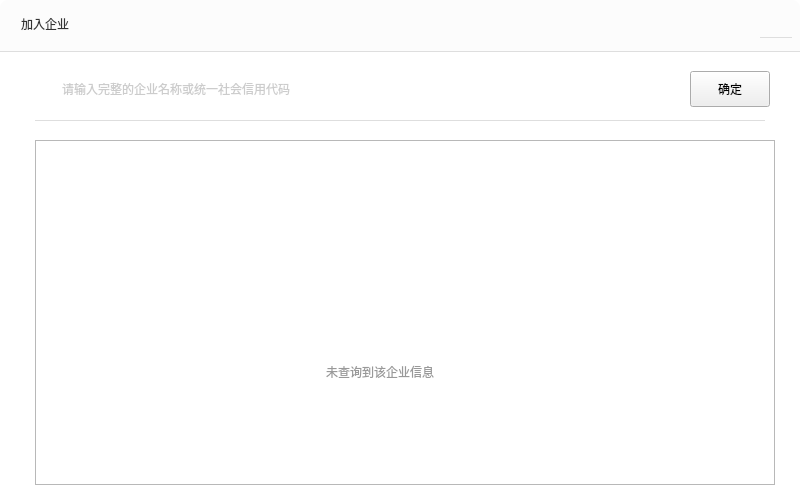
<?xml version="1.0" encoding="UTF-8"?>
<ui version="4.0">
 <class>JoinEntWidget</class>
 <widget class="QWidget" name="JoinEntWidget">
  <property name="geometry">
   <rect>
    <x>0</x>
    <y>0</y>
    <width>800</width>
    <height>500</height>
   </rect>
  </property>
  <property name="sizePolicy">
   <sizepolicy hsizetype="Fixed" vsizetype="Fixed">
    <horstretch>0</horstretch>
    <verstretch>0</verstretch>
   </sizepolicy>
  </property>
  <property name="minimumSize">
   <size>
    <width>800</width>
    <height>500</height>
   </size>
  </property>
  <property name="maximumSize">
   <size>
    <width>800</width>
    <height>500</height>
   </size>
  </property>
  <property name="windowTitle">
   <string>JoinEntWidget</string>
  </property>
  <property name="styleSheet">
   <string notr="true">QWidget#JoinEntWidget{background-color: rgb(255, 255, 255);border-radius:8px;}</string>
  </property>
  <widget class="QLineEdit" name="lineEdit">
   <property name="geometry">
    <rect>
     <x>30</x>
     <y>71</y>
     <width>640</width>
     <height>36</height>
    </rect>
   </property>
   <property name="sizePolicy">
    <sizepolicy hsizetype="Fixed" vsizetype="Fixed">
     <horstretch>0</horstretch>
     <verstretch>0</verstretch>
    </sizepolicy>
   </property>
   <property name="minimumSize">
    <size>
     <width>640</width>
     <height>36</height>
    </size>
   </property>
   <property name="maximumSize">
    <size>
     <width>640</width>
     <height>36</height>
    </size>
   </property>
   <property name="focusPolicy">
    <enum>Qt::ClickFocus</enum>
   </property>
   <property name="styleSheet">
    <string notr="true">QLineEdit{border-radius:0px;
border-image: url(:/EntCenterWidget/image/search_nor.png);padding-left:30px;font: 14px &quot;微软雅黑&quot;;color:rgb(153,153,153);}
QLineEdit:hover,pressed{border-radius:0px;
border-image: url(:/EntCenterWidget/image/search_sel.png);}
QLineEdit:focus{border-radius:0px;
border-image: url(:/EntCenterWidget/image/search_sel.png);}</string>
   </property>
   <property name="placeholderText">
    <string>请输入完整的企业名称或统一社会信用代码</string>
   </property>
  </widget>
  <widget class="QWidget" name="TopWidget" native="true">
   <property name="geometry">
    <rect>
     <x>0</x>
     <y>0</y>
     <width>800</width>
     <height>52</height>
    </rect>
   </property>
   <property name="sizePolicy">
    <sizepolicy hsizetype="Fixed" vsizetype="Fixed">
     <horstretch>0</horstretch>
     <verstretch>0</verstretch>
    </sizepolicy>
   </property>
   <property name="minimumSize">
    <size>
     <width>800</width>
     <height>52</height>
    </size>
   </property>
   <property name="maximumSize">
    <size>
     <width>800</width>
     <height>52</height>
    </size>
   </property>
   <property name="styleSheet">
    <string notr="true">background-color: rgb(252, 252, 252);
border-bottom:1px solid rgb(222, 222, 222);
border-top-right-radius:8px;
border-top-left-radius:8px;</string>
   </property>
   <widget class="QLabel" name="labelTitle">
    <property name="geometry">
     <rect>
      <x>21</x>
      <y>15</y>
      <width>80</width>
      <height>18</height>
     </rect>
    </property>
    <property name="sizePolicy">
     <sizepolicy hsizetype="Fixed" vsizetype="Fixed">
      <horstretch>0</horstretch>
      <verstretch>0</verstretch>
     </sizepolicy>
    </property>
    <property name="minimumSize">
     <size>
      <width>80</width>
      <height>18</height>
     </size>
    </property>
    <property name="maximumSize">
     <size>
      <width>80</width>
      <height>18</height>
     </size>
    </property>
    <property name="styleSheet">
     <string notr="true">font: 16px &quot;微软雅黑&quot;;
color: rgb(51, 51, 51);
border-bottom:0px;</string>
    </property>
    <property name="text">
     <string>加入企业</string>
    </property>
   </widget>
   <widget class="QPushButton" name="closeButton">
    <property name="geometry">
     <rect>
      <x>760</x>
      <y>10</y>
      <width>32</width>
      <height>28</height>
     </rect>
    </property>
    <property name="sizePolicy">
     <sizepolicy hsizetype="Fixed" vsizetype="Fixed">
      <horstretch>0</horstretch>
      <verstretch>0</verstretch>
     </sizepolicy>
    </property>
    <property name="minimumSize">
     <size>
      <width>32</width>
      <height>28</height>
     </size>
    </property>
    <property name="maximumSize">
     <size>
      <width>32</width>
      <height>28</height>
     </size>
    </property>
    <property name="styleSheet">
     <string notr="true">QPushButton{border-image: url(:/EntCenterWidget/image/close.png);}
QPushButton:hover,pressed{border-image: url(:/EntCenterWidget/image/close_sel.png);};</string>
    </property>
    <property name="text">
     <string/>
    </property>
   </widget>
  </widget>
  <widget class="QPushButton" name="searchButton">
   <property name="geometry">
    <rect>
     <x>690</x>
     <y>71</y>
     <width>80</width>
     <height>36</height>
    </rect>
   </property>
   <property name="sizePolicy">
    <sizepolicy hsizetype="Fixed" vsizetype="Fixed">
     <horstretch>0</horstretch>
     <verstretch>0</verstretch>
    </sizepolicy>
   </property>
   <property name="minimumSize">
    <size>
     <width>80</width>
     <height>36</height>
    </size>
   </property>
   <property name="maximumSize">
    <size>
     <width>80</width>
     <height>36</height>
    </size>
   </property>
   <property name="styleSheet">
    <string notr="true">QPushButton{background-color:qlineargradient(spread:pad, x1:0, y1:0, x2:1, y2:0, stop:0 rgba(2, 164, 253, 1), stop:1 rgba(31, 139, 237, 1));border-radius:4px;font: 14px &quot;微软雅黑&quot;;color:rgba(255, 255, 255, 1);}
			QPushButton:hover,pressed{ background-color: qlineargradient(spread:pad, x1:0, y1:0, x2:0, y2:1, stop:0 rgba(40, 178, 253, 1),stop:1 rgba(64, 156, 240, 1));
		  border-radius:4px;font: 14px &quot;微软雅黑&quot;;color:rgba(255, 255, 255, 1);}
QPushButton:disabled{ background-color:rgba(200,200,200,1);border-radius:4px;};</string>
   </property>
   <property name="text">
    <string>确定</string>
   </property>
  </widget>
  <widget class="QLabel" name="labelNoContent">
   <property name="geometry">
    <rect>
     <x>170</x>
     <y>180</y>
     <width>420</width>
     <height>261</height>
    </rect>
   </property>
   <property name="sizePolicy">
    <sizepolicy hsizetype="Fixed" vsizetype="Fixed">
     <horstretch>0</horstretch>
     <verstretch>0</verstretch>
    </sizepolicy>
   </property>
   <property name="minimumSize">
    <size>
     <width>420</width>
     <height>261</height>
    </size>
   </property>
   <property name="maximumSize">
    <size>
     <width>420</width>
     <height>261</height>
    </size>
   </property>
   <property name="styleSheet">
    <string notr="true">border-image: url(:/EntCenterWidget/image/noContent.png);</string>
   </property>
   <property name="text">
    <string/>
   </property>
  </widget>
  <widget class="QListWidget" name="listWidget">
   <property name="geometry">
    <rect>
     <x>35</x>
     <y>140</y>
     <width>740</width>
     <height>345</height>
    </rect>
   </property>
   <property name="minimumSize">
    <size>
     <width>740</width>
     <height>345</height>
    </size>
   </property>
   <property name="maximumSize">
    <size>
     <width>740</width>
     <height>345</height>
    </size>
   </property>
   <property name="styleSheet">
    <string notr="true">QListWidget{border-bottom-left-radius:0px;}
QListWidget::Item{background:rgb(255,255,255);}
QScrollBar::vertical{width:8px;background:rgba(0,0,0,0%);margin:0px,0px,0px,0px;}QScrollBar::handle:vertical{width:8px;background:rgba(0,0,0,25%); border-radius:4px;min-height:20;}QScrollBar::handle:vertical:hover{width:8px;background:rgba(0,0,0,50%); border-radius:4px;min-height:20;}QScrollBar::add-line:vertical{height:9px;width:8px;border-image:url(:/images/a/3.png);subcontrol-position:bottom;}QScrollBar::sub-line:vertical{height:9px;width:8px;border-image:url(:/images/a/1.png);subcontrol-position:top;}QScrollBar::add-page:vertical,QScrollBar::sub-page:vertical{background:rgba(0,0,0,10%);border-radius:4px;};</string>
   </property>
  </widget>
  <widget class="QLabel" name="labelSpace">
   <property name="geometry">
    <rect>
     <x>35</x>
     <y>120</y>
     <width>730</width>
     <height>1</height>
    </rect>
   </property>
   <property name="sizePolicy">
    <sizepolicy hsizetype="Fixed" vsizetype="Fixed">
     <horstretch>0</horstretch>
     <verstretch>0</verstretch>
    </sizepolicy>
   </property>
   <property name="minimumSize">
    <size>
     <width>730</width>
     <height>1</height>
    </size>
   </property>
   <property name="maximumSize">
    <size>
     <width>730</width>
     <height>1</height>
    </size>
   </property>
   <property name="styleSheet">
    <string notr="true">background-color: rgb(222, 222, 222);</string>
   </property>
   <property name="text">
    <string/>
   </property>
  </widget>
  <widget class="QWidget" name="noEntWidget" native="true">
   <property name="geometry">
    <rect>
     <x>170</x>
     <y>180</y>
     <width>420</width>
     <height>261</height>
    </rect>
   </property>
   <property name="sizePolicy">
    <sizepolicy hsizetype="Fixed" vsizetype="Fixed">
     <horstretch>0</horstretch>
     <verstretch>0</verstretch>
    </sizepolicy>
   </property>
   <property name="minimumSize">
    <size>
     <width>420</width>
     <height>261</height>
    </size>
   </property>
   <property name="maximumSize">
    <size>
     <width>420</width>
     <height>261</height>
    </size>
   </property>
   <layout class="QVBoxLayout" name="verticalLayout_2">
    <item>
     <spacer name="verticalSpacer">
      <property name="orientation">
       <enum>Qt::Vertical</enum>
      </property>
      <property name="sizeHint" stdset="0">
       <size>
        <width>20</width>
        <height>40</height>
       </size>
      </property>
     </spacer>
    </item>
    <item>
     <layout class="QHBoxLayout" name="horizontalLayout">
      <item>
       <spacer name="horizontalSpacer">
        <property name="orientation">
         <enum>Qt::Horizontal</enum>
        </property>
        <property name="sizeHint" stdset="0">
         <size>
          <width>40</width>
          <height>20</height>
         </size>
        </property>
       </spacer>
      </item>
      <item>
       <layout class="QVBoxLayout" name="verticalLayout">
        <item>
         <widget class="QLabel" name="label">
          <property name="sizePolicy">
           <sizepolicy hsizetype="Fixed" vsizetype="Fixed">
            <horstretch>0</horstretch>
            <verstretch>0</verstretch>
           </sizepolicy>
          </property>
          <property name="minimumSize">
           <size>
            <width>170</width>
            <height>116</height>
           </size>
          </property>
          <property name="maximumSize">
           <size>
            <width>170</width>
            <height>116</height>
           </size>
          </property>
          <property name="styleSheet">
           <string notr="true">border-image: url(:/EntCenterWidget/image/no_ent.png);</string>
          </property>
          <property name="text">
           <string/>
          </property>
         </widget>
        </item>
        <item>
         <widget class="QLabel" name="label_2">
          <property name="sizePolicy">
           <sizepolicy hsizetype="Preferred" vsizetype="Fixed">
            <horstretch>0</horstretch>
            <verstretch>0</verstretch>
           </sizepolicy>
          </property>
          <property name="minimumSize">
           <size>
            <width>0</width>
            <height>15</height>
           </size>
          </property>
          <property name="maximumSize">
           <size>
            <width>16777215</width>
            <height>15</height>
           </size>
          </property>
          <property name="styleSheet">
           <string notr="true">font: 14px &quot;微软雅黑&quot;;
color: #999999;
border-bottom:0px;</string>
          </property>
          <property name="text">
           <string>未查询到该企业信息</string>
          </property>
          <property name="alignment">
           <set>Qt::AlignCenter</set>
          </property>
         </widget>
        </item>
       </layout>
      </item>
      <item>
       <spacer name="horizontalSpacer_2">
        <property name="orientation">
         <enum>Qt::Horizontal</enum>
        </property>
        <property name="sizeHint" stdset="0">
         <size>
          <width>40</width>
          <height>20</height>
         </size>
        </property>
       </spacer>
      </item>
     </layout>
    </item>
    <item>
     <spacer name="verticalSpacer_2">
      <property name="orientation">
       <enum>Qt::Vertical</enum>
      </property>
      <property name="sizeHint" stdset="0">
       <size>
        <width>20</width>
        <height>40</height>
       </size>
      </property>
     </spacer>
    </item>
   </layout>
  </widget>
  <zorder>lineEdit</zorder>
  <zorder>TopWidget</zorder>
  <zorder>searchButton</zorder>
  <zorder>listWidget</zorder>
  <zorder>labelSpace</zorder>
  <zorder>labelNoContent</zorder>
  <zorder>noEntWidget</zorder>
 </widget>
 <layoutdefault spacing="6" margin="11"/>
 <resources>
  <include location="EntCenterWidget.qrc"/>
 </resources>
 <connections/>
</ui>
